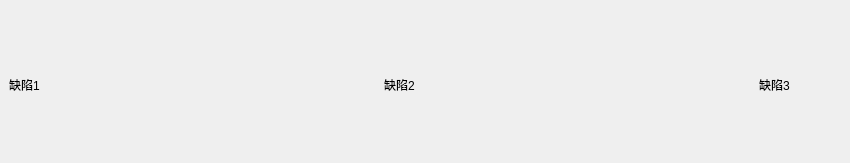
                  <widget class="QWidget" name="scrollAreaWidgetContents">
                   <property name="geometry">
                    <rect>
                     <x>0</x>
                     <y>0</y>
                     <width>850</width>
                     <height>163</height>
                    </rect>
                   </property>
                   <widget class="QWidget" name="layoutWidget">
                    <property name="geometry">
                     <rect>
                      <x>9</x>
                      <y>9</y>
                      <width>821</width>
                      <height>151</height>
                     </rect>
                    </property>
                    <layout class="QHBoxLayout" name="horizontalLayout_6">
                     <item>
                      <widget class="QLabel" name="label_15">
                       <property name="text">
                        <string>缺陷1               </string>
                       </property>
                      </widget>
                     </item>
                     <item>
                      <spacer name="horizontalSpacer_6">
                       <property name="orientation">
                        <enum>Qt::Horizontal</enum>
                       </property>
                       <property name="sizeHint" stdset="0">
                        <size>
                         <width>40</width>
                         <height>20</height>
                        </size>
                       </property>
                      </spacer>
                     </item>
                     <item>
                      <widget class="QLabel" name="label_16">
                       <property name="text">
                        <string>缺陷2               </string>
                       </property>
                      </widget>
                     </item>
                     <item>
                      <spacer name="horizontalSpacer_7">
                       <property name="orientation">
                        <enum>Qt::Horizontal</enum>
                       </property>
                       <property name="sizeHint" stdset="0">
                        <size>
                         <width>40</width>
                         <height>20</height>
                        </size>
                       </property>
                      </spacer>
                     </item>
                     <item>
                      <widget class="QLabel" name="label_17">
                       <property name="text">
                        <string>缺陷3            </string>
                       </property>
                      </widget>
                     </item>
                    </layout>
                   </widget>
                  </widget>
